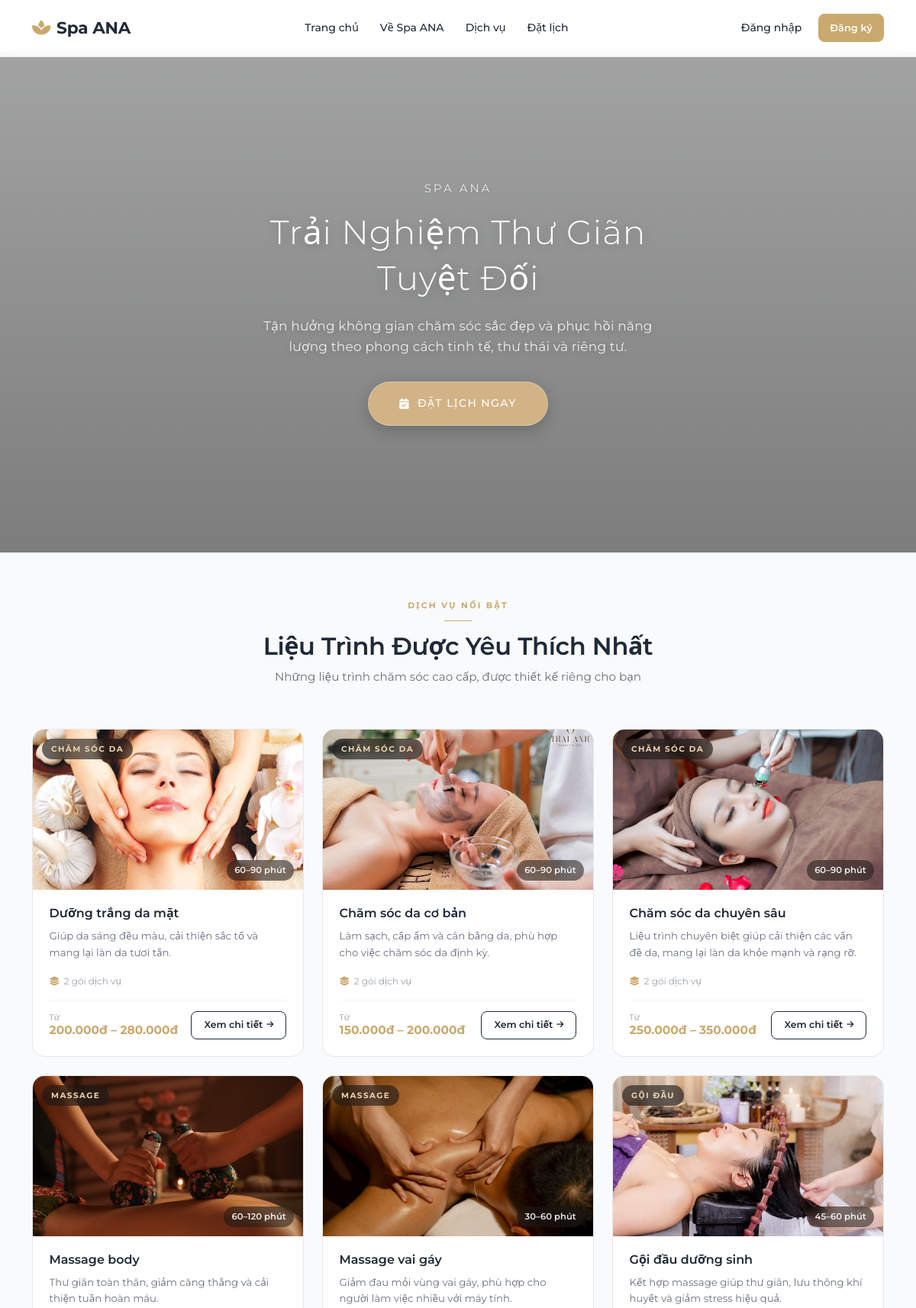
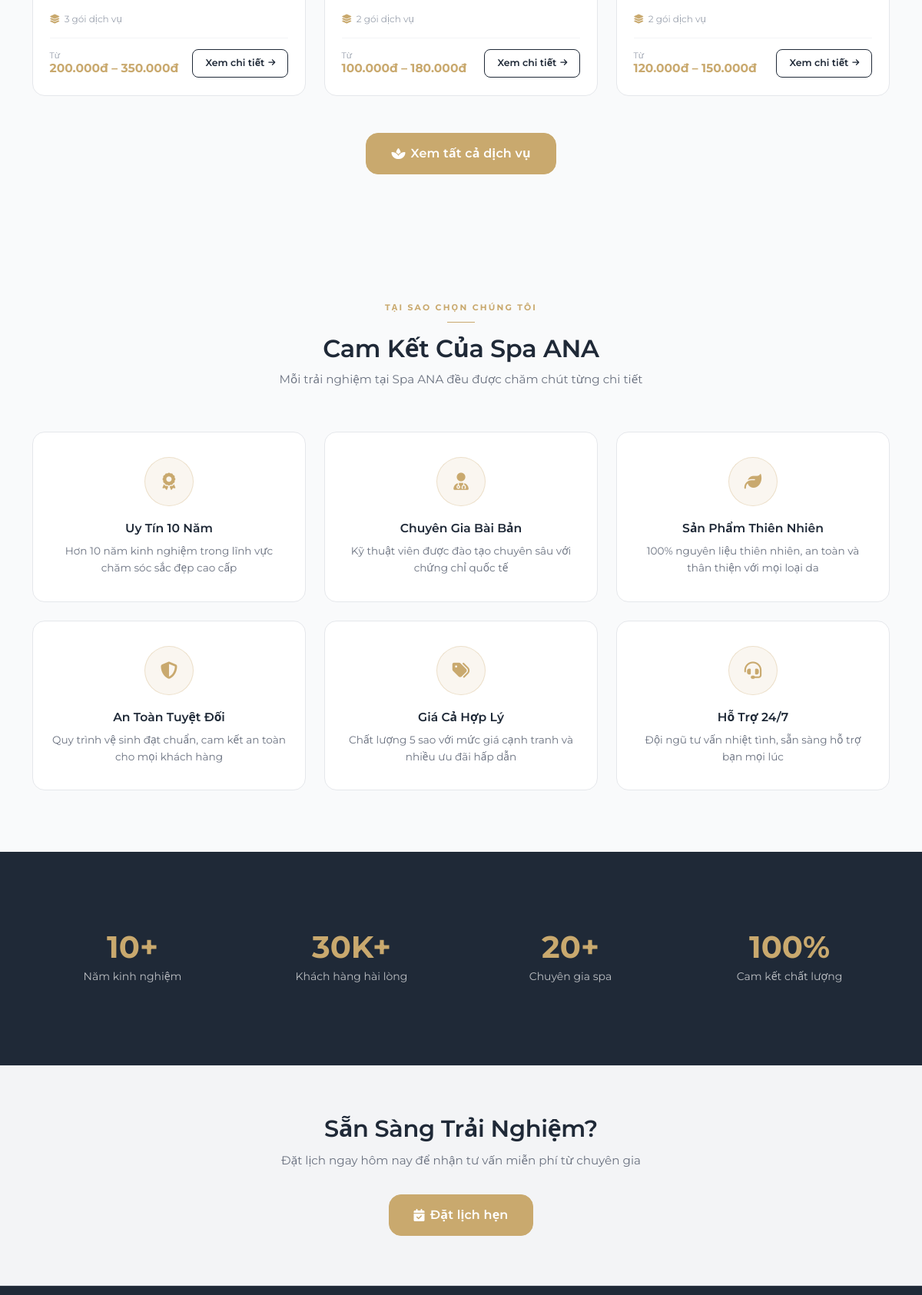
The page / (upper part) on the database its author committed (2 pictures, top to bottom).
### spa_services/models.py (models this page shows, shortened)
class Service(models.Model):
    STATUS_CHOICES = [
        ('ACTIVE', 'Đang hoạt động'),
        ('INACTIVE', 'Ngừng hoạt động'),
    ]
    category = models.ForeignKey(
        ServiceCategory, on_delete=models.PROTECT,
        related_name='services', verbose_name='Danh mục'
    )
    code = models.CharField(max_length=10, unique=True, blank=True, verbose_name='Mã dịch vụ')
    name = models.CharField(max_length=150, verbose_name='Tên dịch vụ')
    slug = models.SlugField(max_length=150, unique=True, blank=True, null=True, verbose_name='Slug')
    short_description = models.CharField(max_length=255, blank=True, null=True, verbose_name='Mô tả ngắn')
    description = models.TextField(blank=True, null=True, verbose_name='Mô tả chi tiết')
    status = models.CharField(max_length=20, choices=STATUS_CHOICES, default='ACTIVE', verbose_name='Trạng thái')
    image = models.ImageField(
        upload_to='services/',
        blank=False,
        null=False,
        default='',
        verbose_name='Hình ảnh dịch vụ'
    )
    created_by = models.ForeignKey(
        User, on_delete=models.PROTECT,
        related_name='services_created', verbose_name='Người tạo'
    )
    updated_by = models.ForeignKey(
        User, on_delete=models.SET_NULL,
        null=True, blank=True,
        related_name='services_updated', verbose_name='Người cập nhật'
    )
    created_at = models.DateTimeField(auto_now_add=True, verbose_name='Thời điểm tạo')
    updated_at = models.DateTimeField(auto_now=True, null=True, blank=True, verbose_name='Thời điểm cập nhật')
    class Meta:
        db_table = 'services'
        verbose_name = 'Dịch vụ'
        verbose_name_plural = 'Dịch vụ'
        ordering = ['-created_at']
        constraints = [
            models.CheckConstraint(
                check=models.Q(status__in=['ACTIVE', 'INACTIVE']),
                name='service_status_valid'
            ),
        ]
    def get_image_url(self):
        if self.image:
            try:
                return self.image.url
            except Exception:
                pass
        return "https://images.unsplash.com/photo-1570172619644-dfd03ed5d881?w=400"

class ServiceCategory(models.Model):
    STATUS_CHOICES = [
        ('ACTIVE', 'Đang hoạt động'),
        ('INACTIVE', 'Ngừng hoạt động'),
    ]
    code = models.CharField(max_length=10, unique=True, verbose_name='Mã danh mục')
    name = models.CharField(max_length=100, unique=True, verbose_name='Tên danh mục')
    slug = models.SlugField(max_length=120, unique=True, blank=True, null=True, verbose_name='Slug')
    description = models.CharField(max_length=255, blank=True, null=True, verbose_name='Mô tả')
    status = models.CharField(max_length=20, choices=STATUS_CHOICES, default='ACTIVE', verbose_name='Trạng thái')
    sort_order = models.PositiveIntegerField(default=0, verbose_name='Thứ tự hiển thị')
    created_at = models.DateTimeField(auto_now_add=True, verbose_name='Thời điểm tạo')
    updated_at = models.DateTimeField(auto_now=True, null=True, blank=True, verbose_name='Thời điểm cập nhật')
    class Meta:
        db_table = 'service_categories'
        verbose_name = 'Danh mục dịch vụ'
        verbose_name_plural = 'Danh mục dịch vụ'
        ordering = ['sort_order', 'name']
        constraints = [
            models.CheckConstraint(
                check=models.Q(status__in=['ACTIVE', 'INACTIVE']),
                name='servicecategory_status_valid'
            ),
            models.CheckConstraint(
                check=models.Q(sort_order__gte=0),
                name='servicecategory_sort_order_non_negative'
            ),
        ]

### pages/views.py (the view)
# urls.py: path('', views.home, name='index'),
def home(request):
    services = (
        Service.objects
        .filter(status='ACTIVE')
        .select_related('category')
        .prefetch_related('variants')
        .annotate(
            min_price=Min('variants__price'),
            max_price=Max('variants__price'),
            min_duration=Min('variants__duration_minutes'),
            max_duration=Max('variants__duration_minutes'),
            variant_count=Count('variants'),
        )
        [:6]
    )
    return render(request, 'spa/pages/home.html', {'services': services})

### core/templatetags/spa_filters.py (called while the page is built)
@register.filter
def vnd(value):
    try:
        amount = int(float(value))
        return f"{amount:,}đ".replace(",", ".")
    except (ValueError, TypeError):
        return value

### templates/spa/pages/home.html (shortened to what this page needs)
{% extends 'spa/base.html' %}
{% load static %}
{% load spa_filters %}
{% block content %}
<section class="hero-luxury">
  <video class="hero-video active" autoplay muted loop playsinline preload="auto">
    <source src="{% static 'videos/spa1.mp4' %}" type="video/mp4">
  </video>
  <div class="hero-overlay"></div>
  <div class="container hero-content">
    <span class="hero-eyebrow">SPA ANA</span>
    <h1>Trải Nghiệm Thư Giãn Tuyệt Đối</h1>
    <p>Tận hưởng không gian chăm sóc sắc đẹp và phục hồi năng lượng theo phong cách tinh tế, thư thái và riêng tư.</p>
    <a href="{% url 'appointments:booking' %}" class="btn-hero">
      <i class="fas fa-calendar-check"></i> Đặt lịch ngay
    </a>
  </div>
</section>
<section class="sl-section">
  <div class="container">
    <div class="sl-section-header">
      <span class="sl-section-eyebrow">Dịch vụ nổi bật</span>
      <div class="sl-section-rule"></div>
      <h2 class="sl-section-title">Liệu Trình Được Yêu Thích Nhất</h2>
      <p class="sl-section-sub">Những liệu trình chăm sóc cao cấp, được thiết kế riêng cho bạn</p>
    </div>
    <div class="row g-4">
      {% for service in services %}
      <div class="col-sm-6 col-lg-4">
        {% include 'spa/includes/_service_card.html' with service=service %}
      </div>
      {% empty %}
      <div class="col-12 sl-empty">
        <i class="fas fa-spa"></i>
        <p>Chưa có dịch vụ nào.</p>
      </div>
      {% endfor %}
    </div>
    <div class="text-center mt-5">
      <a href="{% url 'spa_services:service_list' %}" class="btn-lux btn-lux-lg">
        <i class="fas fa-spa"></i> Xem tất cả dịch vụ
      </a>
    </div>
  </div>
</section>
<section class="home-section">
  <div class="container">
    <div class="home-section-header">
      <span class="home-section-eyebrow">Tại sao chọn chúng tôi</span>
      <div class="home-section-rule"></div>
      <h2 class="home-section-title">Cam Kết Của Spa ANA</h2>
      <p class="home-section-sub">Mỗi trải nghiệm tại Spa ANA đều được chăm chút từng chi tiết</p>
    </div>
    <div class="row g-4">
      <div class="col-md-4 col-lg-2-custom">
        <div class="home-feature">
          <div class="home-feature__icon"><i class="fas fa-award"></i></div>
          <h4>Uy Tín 10 Năm</h4>
          <p>Hơn 10 năm kinh nghiệm trong lĩnh vực chăm sóc sắc đẹp cao cấp</p>
        </div>
      </div>
      <div class="col-md-4 col-lg-2-custom">
        <div class="home-feature">
          <div class="home-feature__icon"><i class="fas fa-user-md"></i></div>
          <h4>Chuyên Gia Bài Bản</h4>
          <p>Kỹ thuật viên được đào tạo chuyên sâu với chứng chỉ quốc tế</p>
        </div>
      </div>
      <div class="col-md-4 col-lg-2-custom">
        <div class="home-feature">
          <div class="home-feature__icon"><i class="fas fa-leaf"></i></div>
          <h4>Sản Phẩm Thiên Nhiên</h4>
          <p>100% nguyên liệu thiên nhiên, an toàn và thân thiện với mọi loại da</p>
        </div>
      </div>
      <div class="col-md-4 col-lg-2-custom">
        <div class="home-feature">
          <div class="home-feature__icon"><i class="fas fa-shield-alt"></i></div>
          <h4>An Toàn Tuyệt Đối</h4>
          <p>Quy trình vệ sinh đạt chuẩn, cam kết an toàn cho mọi khách hàng</p>
        </div>
      </div>
      <div class="col-md-4 col-lg-2-custom">
        <div class="home-feature">
          <div class="home-feature__icon"><i class="fas fa-tags"></i></div>
          <h4>Giá Cả Hợp Lý</h4>
          <p>Chất lượng 5 sao với mức giá cạnh tranh và nhiều ưu đãi hấp dẫn</p>
        </div>
      </div>
      <div class="col-md-4 col-lg-2-custom">
        <div class="home-feature">
          <div class="home-feature__icon"><i class="fas fa-headset"></i></div>
          <h4>Hỗ Trợ 24/7</h4>
          <p>Đội ngũ tư vấn nhiệt tình, sẵn sàng hỗ trợ bạn mọi lúc</p>
        </div>
      </div>
    </div>
  </div>
</section>
<section class="home-section home-section--dark">
  <div class="container">
    <div class="row g-4 justify-content-center">
      <div class="col-6 col-md-3">
        <div class="home-stat">
          <div class="home-stat__num">10+</div>
          <div class="home-stat__label">Năm kinh nghiệm</div>
        </div>
      </div>
      <div class="col-6 col-md-3">
        <div class="home-stat">
          <div class="home-stat__num">30K+</div>
          <div class="home-stat__label">Khách hàng hài lòng</div>
        </div>
      </div>
      <div class="col-6 col-md-3">
        <div class="home-stat">
          <div class="home-stat__num">20+</div>
          <div class="home-stat__label">Chuyên gia spa</div>
        </div>
      </div>
      <div class="col-6 col-md-3">
        <div class="home-stat">
          <div class="home-stat__num">100%</div>
          <div class="home-stat__label">Cam kết chất lượng</div>
        </div>
      </div>
    </div>
  </div>
</section>
<div class="home-cta-strip">
  <div class="container">
    <h2>Sẵn Sàng Trải Nghiệm?</h2>
    <p>Đặt lịch ngay hôm nay để nhận tư vấn miễn phí từ chuyên gia</p>
    <a href="{% url 'appointments:booking' %}" class="btn-lux btn-lux-lg">
      <i class="fas fa-calendar-check"></i> Đặt lịch hẹn
    </a>
  </div>
</div>
{% endblock %}

### templates/spa/includes/_service_card.html
{% load spa_filters %}
<div class="sl-card" onclick="window.location='{% url 'spa_services:service_detail' service.id %}'" style="cursor:pointer">
  <div class="sl-card__img-wrap">
    <span class="sl-card__cat">{{ service.category.name }}</span>
    <img class="sl-card__img"
         src="{{ service.get_image_url }}"
         alt="{{ service.name }}"
         loading="lazy">
    {% if service.min_duration %}
    <span class="sl-card__duration">
      {% if service.min_duration == service.max_duration %}
        {{ service.min_duration }} phút
      {% else %}
        {{ service.min_duration }}–{{ service.max_duration }} phút
      {% endif %}
    </span>
    {% endif %}
  </div>
  <div class="sl-card__body">
    <h3 class="sl-card__name">{{ service.name }}</h3>
    <p class="sl-card__desc">{{ service.short_description|default:service.description }}</p>
    {% if service.variant_count %}
    <p class="sl-card__meta">
      <i class="fas fa-layer-group"></i>
      {{ service.variant_count }} gói dịch vụ
    </p>
    {% endif %}
    <div class="sl-card__footer">
      <div class="sl-card__price">
        {% if service.min_price %}
          <span class="sl-card__price-label">Từ</span>
          {% if service.min_price == service.max_price %}
            {{ service.min_price|vnd }}
          {% else %}
            {{ service.min_price|vnd }} – {{ service.max_price|vnd }}
          {% endif %}
        {% else %}
          Liên hệ
        {% endif %}
      </div>
      <a href="{% url 'spa_services:service_detail' service.id %}" class="sl-card__cta">
        Xem chi tiết <i class="fas fa-arrow-right" style="font-size:.65rem;"></i>
      </a>
    </div>
  </div>
</div>

### rows shown on the page
Service: category.name "CHĂM SÓC DA", get_image_url (picture), min_duration "60", max_duration "90", name "Dưỡng trắng da mặt", short_description "Giúp da sáng đều màu, cải thiện sắc tố và mang lại làn da tươi tắn.", variant_count "2", min_price|vnd "200.000đ", max_price|vnd "280.000đ"
Service: category.name "CHĂM SÓC DA", get_image_url (picture), min_duration "60", max_duration "90", name "Chăm sóc da cơ bản", short_description "Làm sạch, cấp ẩm và cân bằng da, phù hợp cho việc chăm sóc da định kỳ.", variant_count "2", min_price|vnd "150.000đ", max_price|vnd "200.000đ"
Service: category.name "CHĂM SÓC DA", get_image_url (picture), min_duration "60", max_duration "90", name "Chăm sóc da chuyên sâu", short_description "Liệu trình chuyên biệt giúp cải thiện các vấn đề da, mang lại làn da khỏe mạnh và rạng rỡ.", variant_count "2", min_price|vnd "250.000đ", max_price|vnd "350.000đ"
Service: category.name "MASSAGE", get_image_url (picture), min_duration "60", max_duration "120", name "Massage body", short_description "Thư giãn toàn thân, giảm căng thẳng và cải thiện tuần hoàn máu.", variant_count "3", min_price|vnd "200.000đ", max_price|vnd "350.000đ"
Service: category.name "MASSAGE", get_image_url (picture), min_duration "30", max_duration "60", name "Massage vai gáy", short_description "Giảm đau mỏi vùng vai gáy, phù hợp cho người làm việc nhiều với máy tính.", variant_count "2", min_price|vnd "100.000đ", max_price|vnd "180.000đ"
Service: category.name "GỘI ĐẦU", get_image_url (picture), min_duration "45", max_duration "60", name "Gội đầu dưỡng sinh", short_description "Kết hợp massage giúp thư giãn, lưu thông khí huyết và giảm stress hiệu quả.", variant_count "2", min_price|vnd "120.000đ", max_price|vnd "150.000đ"
